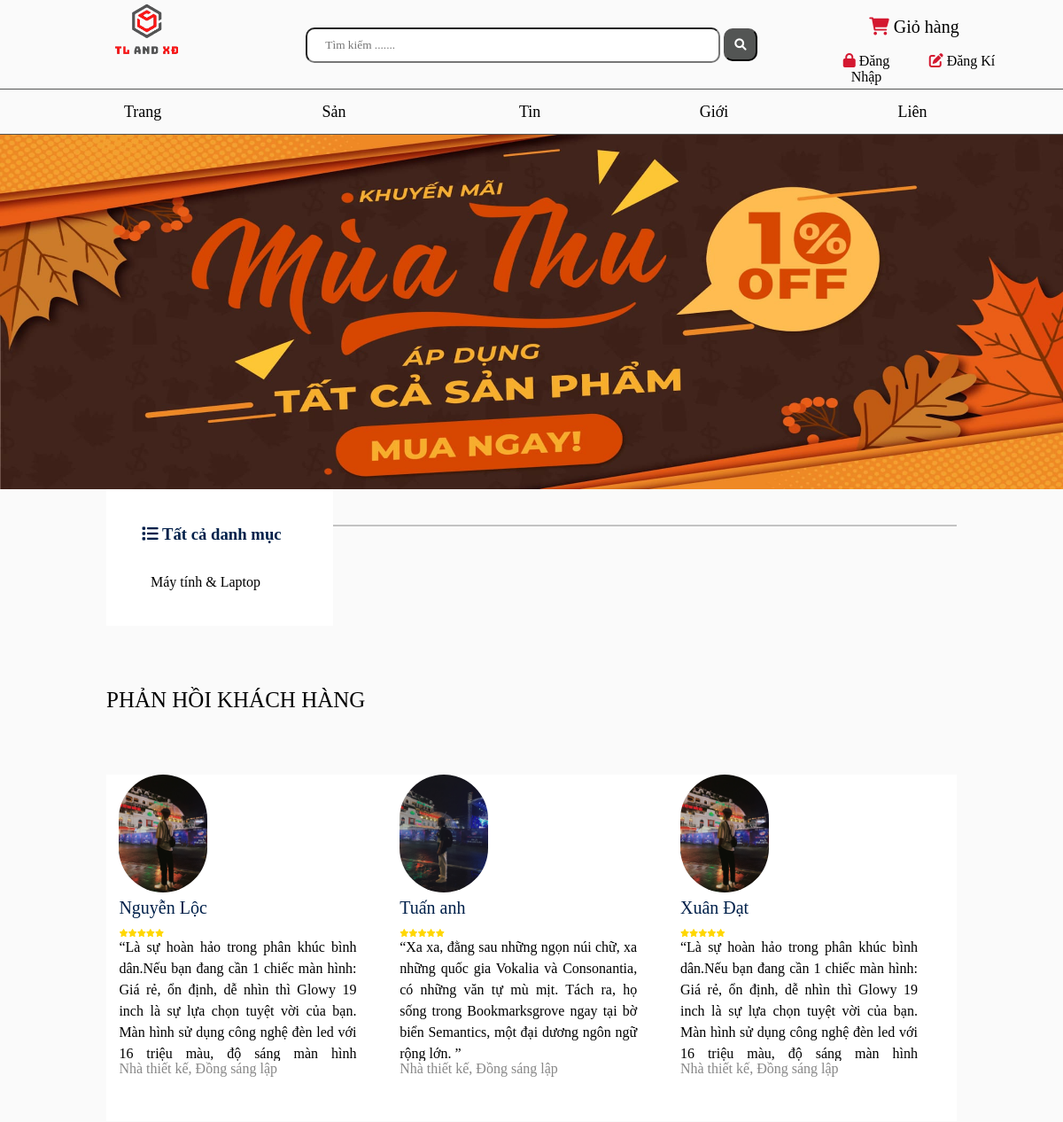
Before: /hhdanhmuc.php (upper part) with the older database file.
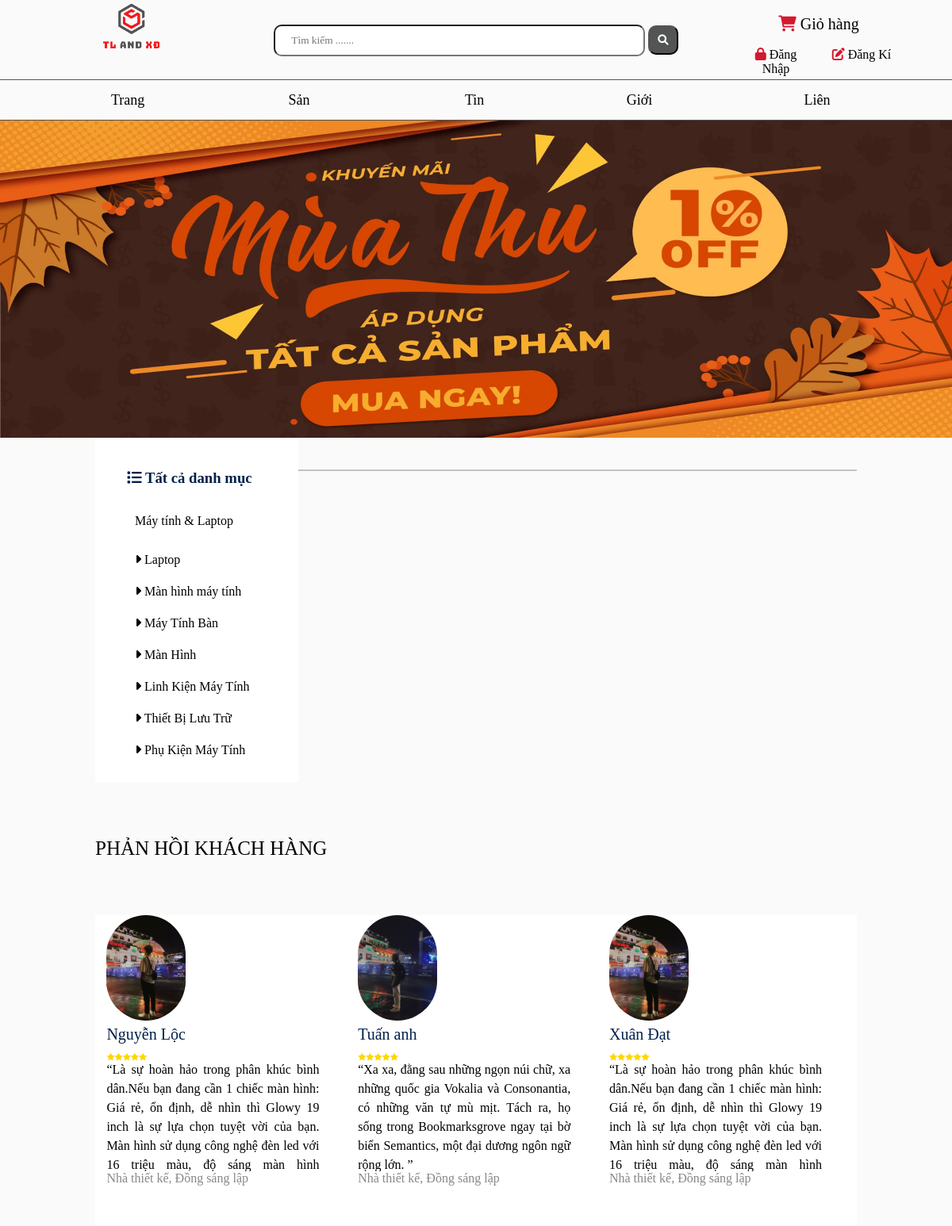
After: the same page with the newer database file.
### tables this page shows
CREATE TABLE `loai` (
  `id_loai` int(11) NOT NULL,
  `ten_loai` varchar(255) NOT NULL
);

### templates/layout.php (called while the page is built, shortened)
<?php
    include ("head.php");
    include ("header.php");
    include ("content.php");
?>

### controllers/c_hh_danh_muc.php (called while the page is built, shortened)
<?php
class c_hh_danh_muc{
    public function hh_danh_muc(){
        include ("models/m_loai.php");
        $m_loai = new m_loai();
        $loais = $m_loai->doc_loai();
        include ("templates/layout.php");
    }
}
?>

### hhdanhmuc.php (called while the page is built)
<?php
include ("controllers/c_hh_danh_muc.php");
$c_hh_danh_muc = new c_hh_danh_muc();
$c_hh_danh_muc->hh_danh_muc();

### models/database.php (called while the page is built, shortened)
<?php
class database{
    protected $pdo = NULL;
    protected $sql = '';
    public function __construct() {
        try
        {
            $this->pdo = new PDO("mysql:host=".DB_HOST."; dbname=".DB_NAME,DB_USER,DB_PWD);
            $this->pdo->query('set names "utf8"');
        }
        catch(PDOException $ex )
        {
            die($ex->getMessage());
        }
    }
    public function setQuery($sql) {
        $this->sql = $sql;
    }
    public function execute($options=array()) {
        $this->sta = $this->pdo->prepare($this->sql);
        $this->sta->execute();
        return $this->sta;
    }
    public function loadAllRows($options=array()) {
        if(!$options) {
            if(!$result = $this->execute())
                return false;
        }
        else {
            if(!$result = $this->execute($options))
                return false;
        }
        return $result->fetchAll(PDO::FETCH_OBJ);
    }
}
?>

### models/m_loai.php (called while the page is built, shortened)
<?php
require_once ("database.php");
class m_loai extends database{
     public function doc_loai(){
        $sql = "select * FROM loai  ";
        return $this -> loadAllRows();
     }
}

### views/hh_danh_muc/v_hh_danh_muc.php (the view, shortened to what this page needs)
<nav>
        <img src="public/images/mau-banner-quang-cao-khuyen-mai.jpg" alt="" class="banner">
    </nav>
    <main>
        <div class="danhmuc">
            <h3 class="danhmuc1"> <i class="fa-solid fa-list"></i> Tất cả danh mục</h3>
            <div class="spto">Máy tính & Laptop</div>
           <?php foreach  ($loais as $key=> $value){ ?>
            <div class="spcon">
            <a href="hhdanhmuc.php?id_loai=<?php echo $value ->id_loai; ?>&ten_loai=<?php echo $value->ten_loai?>"><i class="fa-solid fa-caret-right"></i>
                <?php echo $value->ten_loai;?> </a>
            </div>
            <?php } ?>
        </div>
        <div class="conntenr">
            <h2 class="tieude"><?php echo $_GET['ten_loai'] ?></h2>
            <div class="sanpham">
            </div>
        </div>
    </main>
    <section>
        <div class="danhgiakh">PHẢN HỒI KHÁCH HÀNG </div>
        <div class="danhgia">
            <div class="danhgiact">
                <img src="public/images/admin2.jpg" alt="" class="anhkh">
                <div class="tenkh">Nguyễn Lộc</div>
                <div class="sao"><i class="fa-solid fa-star"></i><i class="fa-solid fa-star"></i><i
                    class="fa-solid fa-star"></i><i class="fa-solid fa-star"></i><i class="fa-solid fa-star"></i>
            </div>
                <div class="dgkh">“Là sự hoàn hảo trong phân khúc bình dân.Nếu bạn đang cần 1 chiếc màn hình: Giá rẻ, ổn định, dễ nhìn thì Glowy 19 inch là sự lựa chọn tuyệt vời của bạn. Màn hình sử dụng công nghệ đèn led với 16 triệu màu, độ sáng màn hình 250(Typ), 200(min) cd/m2,  ”</div>
                <div class="vaitro">Nhà thiết kế, Đồng sáng lập</div>
            </div>
            <div class="danhgiact">
                <img src="public/images/admin1.jpg" alt="" class="anhkh">
                <div class="tenkh">Tuấn anh </div>
                <div class="sao"><i class="fa-solid fa-star"></i><i class="fa-solid fa-star"></i><i
                    class="fa-solid fa-star"></i><i class="fa-solid fa-star"></i><i class="fa-solid fa-star"></i>
            </div>
                <div class="dgkh">“Xa xa, đằng sau những ngọn núi chữ, xa những quốc gia Vokalia và Consonantia, có
                    những văn tự mù mịt. Tách ra, họ sống trong Bookmarksgrove ngay tại bờ biển Semantics, một đại dương
                    ngôn ngữ rộng lớn. ”</div>
                <div class="vaitro">Nhà thiết kế, Đồng sáng lập</div>
            </div>
            <div class="danhgiact">
                <img src="public/images/admin2.jpg" alt="" class="anhkh">
                <div class="tenkh">Xuân Đạt</div>
                <div class="sao"><i class="fa-solid fa-star"></i><i class="fa-solid fa-star"></i><i
                    class="fa-solid fa-star"></i><i class="fa-solid fa-star"></i><i class="fa-solid fa-star"></i>
            </div>
                <div class="dgkh">“Là sự hoàn hảo trong phân khúc bình dân.Nếu bạn đang cần 1 chiếc màn hình: Giá rẻ, ổn định, dễ nhìn thì Glowy 19 inch là sự lựa chọn tuyệt vời của bạn. Màn hình sử dụng công nghệ đèn led với 16 triệu màu, độ sáng màn hình 250(Typ), 200(min) cd/m2, ”</div>
                <div class="vaitro">Nhà thiết kế, Đồng sáng lập</div>
            </div>
        </div>
    </section>

Changed rows visible on the page:
added loai: ten_loai "Laptop"
added loai: ten_loai "Màn hình máy tính"
added loai: ten_loai "Máy Tính Bàn"
added loai: ten_loai "Màn Hình"
added loai: ten_loai "Linh Kiện Máy Tính"
added loai: ten_loai "Thiết Bị Lưu Trữ"
added loai: ten_loai "Phụ Kiện Máy Tính"
